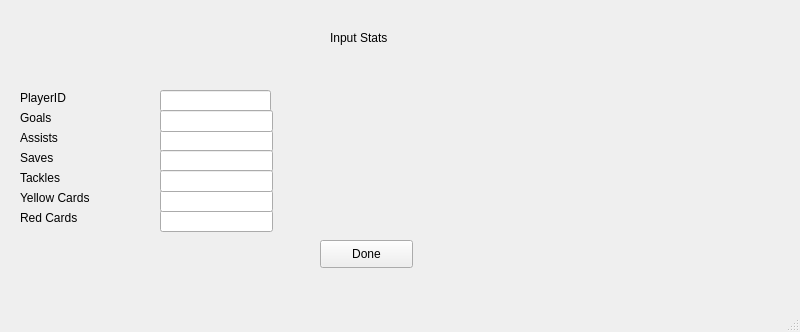
<?xml version="1.0" encoding="UTF-8"?>
<ui version="4.0">
 <class>MainWindow</class>
 <widget class="QMainWindow" name="MainWindow">
  <property name="geometry">
   <rect>
    <x>0</x>
    <y>0</y>
    <width>800</width>
    <height>332</height>
   </rect>
  </property>
  <property name="windowTitle">
   <string>MainWindow</string>
  </property>
  <widget class="QWidget" name="centralwidget">
   <widget class="QLabel" name="label_RC1">
    <property name="geometry">
     <rect>
      <x>20</x>
      <y>210</y>
      <width>71</width>
      <height>16</height>
     </rect>
    </property>
    <property name="text">
     <string>Red Cards</string>
    </property>
   </widget>
   <widget class="QLabel" name="label_S1">
    <property name="geometry">
     <rect>
      <x>20</x>
      <y>150</y>
      <width>55</width>
      <height>16</height>
     </rect>
    </property>
    <property name="text">
     <string>Saves</string>
    </property>
   </widget>
   <widget class="QLineEdit" name="lineEdit_RC1">
    <property name="geometry">
     <rect>
      <x>160</x>
      <y>210</y>
      <width>113</width>
      <height>22</height>
     </rect>
    </property>
   </widget>
   <widget class="QLabel" name="label_G1">
    <property name="geometry">
     <rect>
      <x>20</x>
      <y>110</y>
      <width>101</width>
      <height>16</height>
     </rect>
    </property>
    <property name="text">
     <string>Goals </string>
    </property>
   </widget>
   <widget class="QLineEdit" name="lineEdit_A1">
    <property name="geometry">
     <rect>
      <x>160</x>
      <y>130</y>
      <width>113</width>
      <height>22</height>
     </rect>
    </property>
   </widget>
   <widget class="QLabel" name="label_T1">
    <property name="geometry">
     <rect>
      <x>20</x>
      <y>170</y>
      <width>55</width>
      <height>16</height>
     </rect>
    </property>
    <property name="text">
     <string>Tackles</string>
    </property>
   </widget>
   <widget class="QLabel" name="label_YC1">
    <property name="geometry">
     <rect>
      <x>20</x>
      <y>190</y>
      <width>81</width>
      <height>16</height>
     </rect>
    </property>
    <property name="text">
     <string>Yellow Cards</string>
    </property>
   </widget>
   <widget class="QLineEdit" name="lineEdit_YC1">
    <property name="geometry">
     <rect>
      <x>160</x>
      <y>190</y>
      <width>113</width>
      <height>22</height>
     </rect>
    </property>
   </widget>
   <widget class="QLineEdit" name="lineEdit_S1">
    <property name="geometry">
     <rect>
      <x>160</x>
      <y>150</y>
      <width>113</width>
      <height>22</height>
     </rect>
    </property>
   </widget>
   <widget class="QLabel" name="label_A1">
    <property name="geometry">
     <rect>
      <x>20</x>
      <y>130</y>
      <width>55</width>
      <height>16</height>
     </rect>
    </property>
    <property name="text">
     <string>Assists</string>
    </property>
   </widget>
   <widget class="QLineEdit" name="lineEdit_MP">
    <property name="geometry">
     <rect>
      <x>160</x>
      <y>90</y>
      <width>111</width>
      <height>22</height>
     </rect>
    </property>
   </widget>
   <widget class="QLineEdit" name="lineEdit_G1">
    <property name="geometry">
     <rect>
      <x>160</x>
      <y>110</y>
      <width>113</width>
      <height>22</height>
     </rect>
    </property>
   </widget>
   <widget class="QLabel" name="label_MP1">
    <property name="geometry">
     <rect>
      <x>20</x>
      <y>90</y>
      <width>101</width>
      <height>16</height>
     </rect>
    </property>
    <property name="text">
     <string>PlayerID</string>
    </property>
   </widget>
   <widget class="QLineEdit" name="lineEdit_T1">
    <property name="geometry">
     <rect>
      <x>160</x>
      <y>170</y>
      <width>113</width>
      <height>22</height>
     </rect>
    </property>
   </widget>
   <widget class="QLabel" name="label">
    <property name="geometry">
     <rect>
      <x>330</x>
      <y>30</y>
      <width>71</width>
      <height>16</height>
     </rect>
    </property>
    <property name="text">
     <string>Input Stats</string>
    </property>
   </widget>
   <widget class="QPushButton" name="pushButton">
    <property name="geometry">
     <rect>
      <x>320</x>
      <y>240</y>
      <width>93</width>
      <height>28</height>
     </rect>
    </property>
    <property name="text">
     <string>Done</string>
    </property>
   </widget>
  </widget>
  <widget class="QMenuBar" name="menubar">
   <property name="geometry">
    <rect>
     <x>0</x>
     <y>0</y>
     <width>800</width>
     <height>26</height>
    </rect>
   </property>
  </widget>
  <widget class="QStatusBar" name="statusbar"/>
 </widget>
 <resources/>
 <connections/>
</ui>
